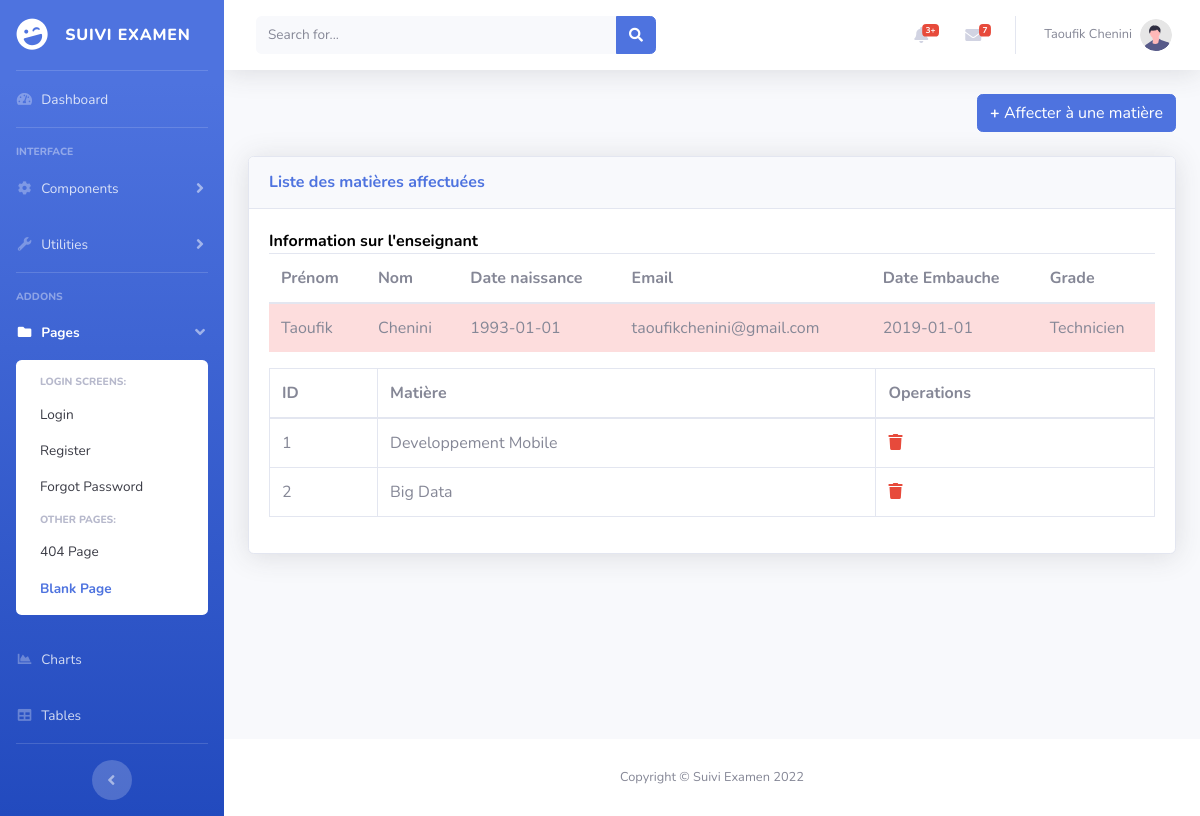
The app's page /admin/affect_subject.php?id_teacher=3, older data.
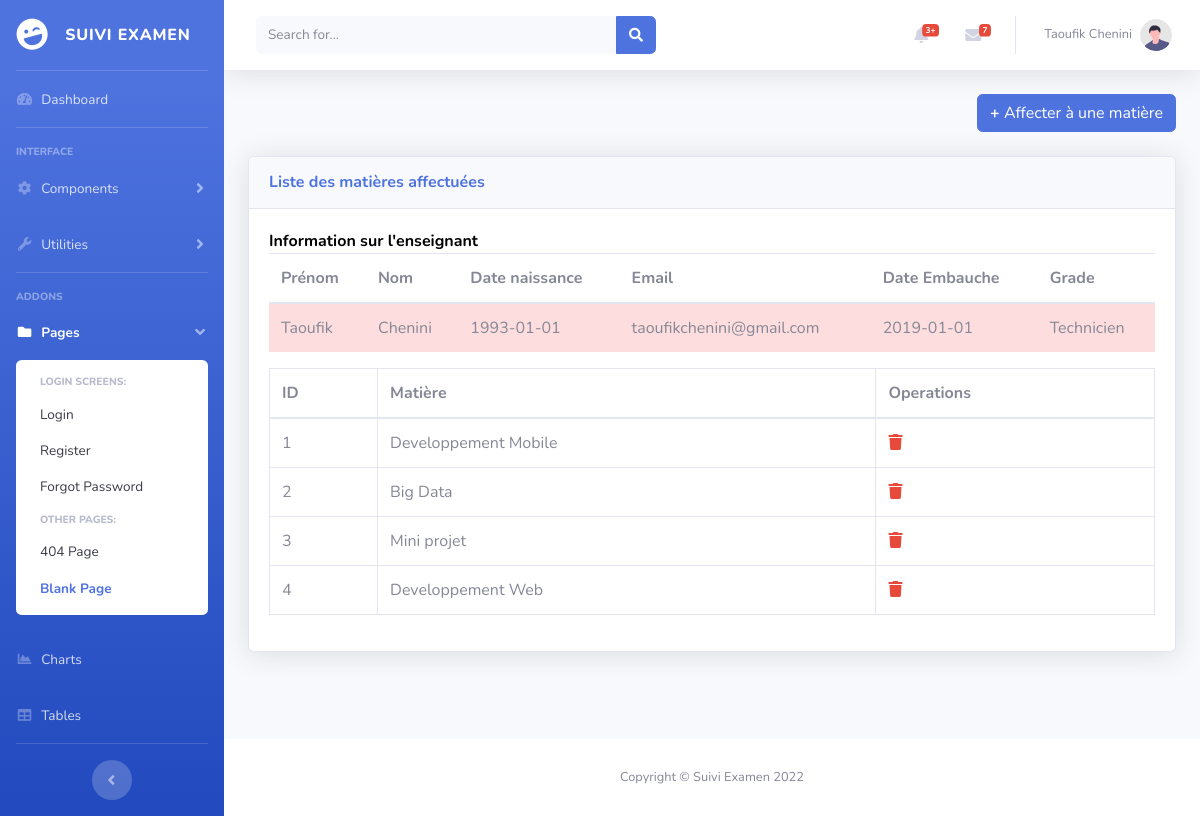
The same page, newer data.
### tables this page shows
CREATE TABLE `enseignant` (
  `numEns` int(11) NOT NULL,
  `nom` varchar(50) NOT NULL,
  `prenom` varchar(50) NOT NULL,
  `dateNaissance` date NOT NULL,
  `photo` varchar(150) NOT NULL,
  `adresseMail` varchar(100) NOT NULL,
  `dateEmbauche` date NOT NULL,
  `grade` varchar(100) NOT NULL,
  `password` varchar(100) NOT NULL
);

CREATE TABLE `subject_affected` (
  `idSA` int(11) NOT NULL,
  `idEns` int(11) NOT NULL,
  `idMat` int(11) NOT NULL
);

CREATE TABLE `matieres` (
  `id_mat` int(11) NOT NULL,
  `nom_mat` varchar(100) NOT NULL,
  `coefMat` varchar(10) NOT NULL,
  `NbreHeureCours` varchar(10) NOT NULL,
  `NbreHeureTP` varchar(10) NOT NULL
);

### admin/affect_subject.php (the view, shortened to what this page needs)
<?php
include('includes/header.php');
include('includes/navbar.php');
include('config/dbconn.php');
$id=$_GET['id_teacher'];
$query="SELECT subject_affected.*, matieres.nom_mat from subject_affected
LEFT JOIN matieres ON subject_affected.idMat = matieres.id_mat WHERE subject_affected.idEns='".$id."'";
$res=mysqli_query($con, $query);
$query2="SELECT * from enseignant WHERE numEns='".$id."'";
$result = mysqli_query($con, $query2) or die ( mysqli_error());
$data = mysqli_fetch_assoc($result);
?>
 <div class="container-fluid">
    <div class="d-sm-flex align-items-center justify-content-between mb-4">
        <a href="" data-target="#modal_add" data-toggle="modal" class="btn btn-primary ">
        <i class="text-white-50"></i> <b> + </b>Affecter à une matière
        </a>
    </div>
    <div class="card shadow mb-4">
        <div class="card-header py-3">
            <h6 class="m-0 font-weight-bold text-primary">Liste des matières affectuées</h6>
        </div>
        <div class="card-body">
            <div style="color:#000">
            <b>Information sur l'enseignant</b><br>
        <table class="table"  width="100%" cellspacing="0">
                                    <thead>
                                        <tr>
                                            <th>Prénom</th>
                                            <th>Nom</th>
                                            <th>Date naissance</th>
                                            <th>Email</th>
                                            <th>Date Embauche</th>
                                            <th>Grade</th>
                                        </tr>
                                    </thead>
                                    <tbody>
                                        <tr style="background-color:#fddddd">
                                            <td><?php echo $data['prenom']; ?></td>
                                            <td><?php echo $data['nom']; ?></td>
                                            <td><?php echo $data['dateNaissance']; ?></td>
                                            <td><?php echo $data['adresseMail']; ?></td>
                                            <td><?php echo $data['dateEmbauche']; ?></td>
                                            <td><?php echo $data['grade']; ?></td>
    </tr>
    </tbody>
    </table>
</div>
                            <div class="table-responsive">
                                <table class="table table-bordered" id="dataTable" width="100%" cellspacing="0">
                                    <thead>
                                        <tr>
                                            <th>ID</th>
                                            <th>Matière</th>
                                            <th>Operations</th>
                                        </tr>
                                    </thead>
                                    <tbody>
                                        <?php $i = 0;
                                        foreach($res as $data){
                                            $i++; ?>
                                        <tr>
                                            <td><?php echo $i; ?></td>
                                            <td><?php echo $data['nom_mat']; ?></td>
                                            <td>
                                                <a href="" data-target="#modal_delete<?php echo $data['idSA']?>" data-toggle="modal" class="icon-lg text-danger ">
                                                    <i class="fas fa-trash"></i>
                                                </a>
                                            </td>
                                        </tr>
                                        <?php } ?>
                                    </tbody>
                                </table>
                            </div>
                        </div>
                    </div>
</div>
<?php
include('includes/footer.php');
include('includes/scripts.php');
?>

### admin/includes/header.php (shortened to what this page needs)
<!DOCTYPE html>
<html lang="en">
<head>
    <link href="../vendor/fontawesome-free/css/all.min.css" rel="stylesheet" type="text/css">
    <link href="../css/sb-admin-2.min.css" rel="stylesheet">
</head>
<body id="page-top">

### admin/includes/navbar.php (shortened to what this page needs)
 <div id="wrapper">
<ul class="navbar-nav bg-gradient-primary sidebar sidebar-dark accordion" id="accordionSidebar">
    <a class="sidebar-brand d-flex align-items-center justify-content-center" href="index.html">
        <div class="sidebar-brand-icon rotate-n-15">
            <i class="fas fa-laugh-wink"></i>
        </div>
        <div class="sidebar-brand-text mx-3">Suivi Examen</div>
    </a>
    <hr class="sidebar-divider my-0">
    <li class="nav-item">
        <a class="nav-link" href="index.html">
            <i class="fas fa-fw fa-tachometer-alt"></i>
            <span>Dashboard</span></a>
    </li>
    <hr class="sidebar-divider">
    <div class="sidebar-heading">
        Interface
    </div>
    <li class="nav-item">
        <a class="nav-link collapsed" href="#" data-toggle="collapse" data-target="#collapseTwo"
            aria-expanded="true" aria-controls="collapseTwo">
            <i class="fas fa-fw fa-cog"></i>
            <span>Components</span>
        </a>
    </li>
    <li class="nav-item">
        <a class="nav-link collapsed" href="#" data-toggle="collapse" data-target="#collapseUtilities"
            aria-expanded="true" aria-controls="collapseUtilities">
            <i class="fas fa-fw fa-wrench"></i>
            <span>Utilities</span>
        </a>
    </li>
    <hr class="sidebar-divider">
    <div class="sidebar-heading">
        Addons
    </div>
    <li class="nav-item active">
        <a class="nav-link" href="#" data-toggle="collapse" data-target="#collapsePages" aria-expanded="true"
            aria-controls="collapsePages">
            <i class="fas fa-fw fa-folder"></i>
            <span>Pages</span>
        </a>
        <div id="collapsePages" class="collapse show" aria-labelledby="headingPages"
            data-parent="#accordionSidebar">
            <div class="bg-white py-2 collapse-inner rounded">
                <h6 class="collapse-header">Login Screens:</h6>
                <a class="collapse-item" href="login.html">Login</a>
                <a class="collapse-item" href="register.html">Register</a>
                <a class="collapse-item" href="forgot-password.html">Forgot Password</a>
                <h6 class="collapse-header">Other Pages:</h6>
                <a class="collapse-item" href="404.html">404 Page</a>
                <a class="collapse-item active" href="blank.html">Blank Page</a>
            </div>
        </div>
    </li>
    <li class="nav-item">
        <a class="nav-link" href="charts.html">
            <i class="fas fa-fw fa-chart-area"></i>
            <span>Charts</span></a>
    </li>
    <li class="nav-item">
        <a class="nav-link" href="tables.html">
            <i class="fas fa-fw fa-table"></i>
            <span>Tables</span></a>
    </li>
    <hr class="sidebar-divider d-none d-md-block">
    <div class="text-center d-none d-md-inline">
        <button class="rounded-circle border-0" id="sidebarToggle"></button>
    </div>
</ul>
<div id="content-wrapper" class="d-flex flex-column">
    <div id="content">
        <nav class="navbar navbar-expand navbar-light bg-white topbar mb-4 static-top shadow">
            <form
                class="d-none d-sm-inline-block form-inline mr-auto ml-md-3 my-2 my-md-0 mw-100 navbar-search">
                <div class="input-group">
                    <input type="text" class="form-control bg-light border-0 small" placeholder="Search for..."
                        aria-label="Search" aria-describedby="basic-addon2">
                    <div class="input-group-append">
                        <button class="btn btn-primary" type="button">
                            <i class="fas fa-search fa-sm"></i>
                        </button>
                    </div>
                </div>
            </form>
            <ul class="navbar-nav ml-auto">
                <li class="nav-item dropdown no-arrow mx-1">
                    <a class="nav-link dropdown-toggle" href="#" id="alertsDropdown" role="button"
                        data-toggle="dropdown" aria-haspopup="true" aria-expanded="false">
                        <i class="fas fa-bell fa-fw"></i>
                        <span class="badge badge-danger badge-counter">3+</span>
                    </a>
                </li>
                <li class="nav-item dropdown no-arrow mx-1">
                    <a class="nav-link dropdown-toggle" href="#" id="messagesDropdown" role="button"
                        data-toggle="dropdown" aria-haspopup="true" aria-expanded="false">
                        <i class="fas fa-envelope fa-fw"></i>
                        <span class="badge badge-danger badge-counter">7</span>
                    </a>
                </li>
                <li class="nav-item dropdown no-arrow">
                    <a class="nav-link dropdown-toggle" href="#" id="userDropdown" role="button"
                        data-toggle="dropdown" aria-haspopup="true" aria-expanded="false">
                        <span class="mr-2 d-none d-lg-inline text-gray-600 small">Taoufik Chenini</span>
                        <img class="img-profile rounded-circle"
                            src="../img/undraw_profile.svg">
                    </a>
                </li>
            </ul>
        </nav>

### admin/includes/footer.php (shortened to what this page needs)
</div>
 <footer class="sticky-footer bg-white">
                <div class="container my-auto">
                    <div class="copyright text-center my-auto">
                        <span>Copyright &copy; Suivi Examen 2022</span>
                    </div>
                </div>
            </footer>
        </div>
    </div>

### admin/includes/scripts.php (shortened to what this page needs)
</body>
</html>

Row changes from the older to the newer data that the page shows:
added subject_affected: matieres.nom_mat "Mini projet"
added subject_affected: matieres.nom_mat "Developpement Web"
